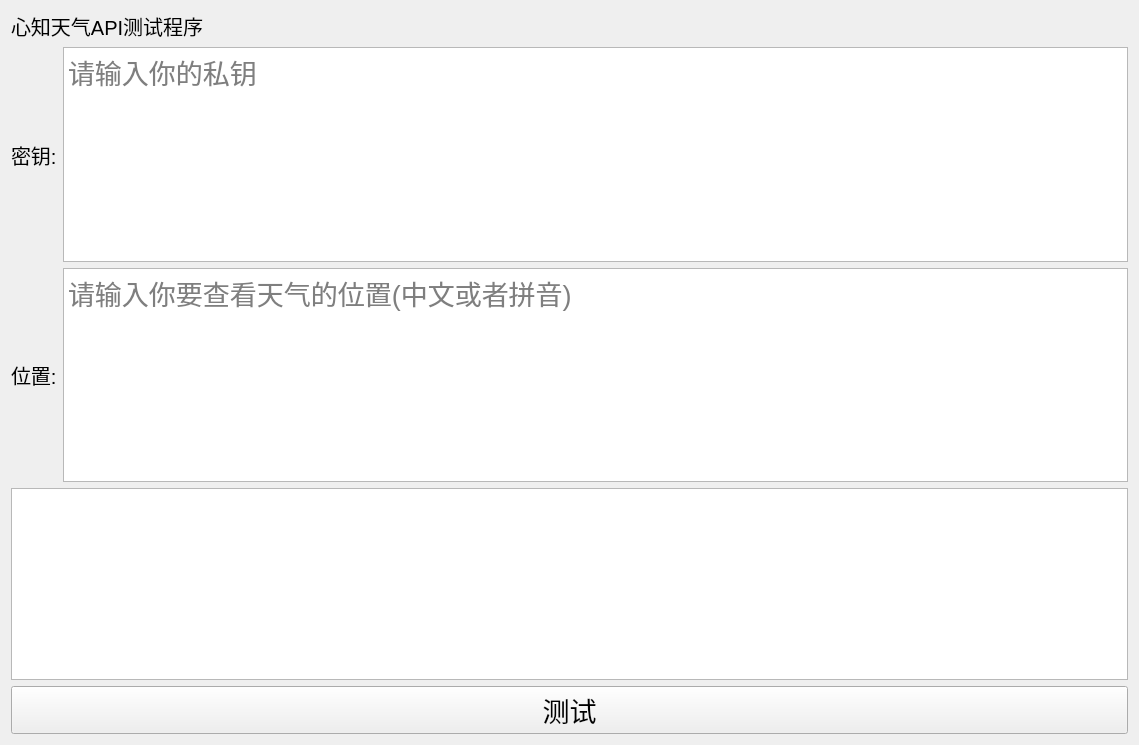
<?xml version="1.0" encoding="UTF-8"?>
<ui version="4.0">
 <class>Form</class>
 <widget class="QWidget" name="Form">
  <property name="geometry">
   <rect>
    <x>0</x>
    <y>0</y>
    <width>1139</width>
    <height>745</height>
   </rect>
  </property>
  <property name="windowTitle">
   <string>心知天气API接口测试</string>
  </property>
  <property name="windowIcon">
   <iconset>
    <normaloff>../../../033-sun.png</normaloff>../../../033-sun.png</iconset>
  </property>
  <layout class="QVBoxLayout" name="verticalLayout_2">
   <item>
    <widget class="QLabel" name="label_3">
     <property name="font">
      <font>
       <pointsize>15</pointsize>
      </font>
     </property>
     <property name="text">
      <string>心知天气API测试程序</string>
     </property>
    </widget>
   </item>
   <item>
    <layout class="QHBoxLayout" name="horizontalLayout">
     <item>
      <widget class="QLabel" name="label">
       <property name="font">
        <font>
         <pointsize>15</pointsize>
        </font>
       </property>
       <property name="text">
        <string>密钥:</string>
       </property>
      </widget>
     </item>
     <item>
      <widget class="QTextEdit" name="textEdit">
       <property name="font">
        <font>
         <pointsize>20</pointsize>
        </font>
       </property>
       <property name="placeholderText">
        <string>请输入你的私钥</string>
       </property>
      </widget>
     </item>
    </layout>
   </item>
   <item>
    <layout class="QHBoxLayout" name="horizontalLayout_2">
     <item>
      <widget class="QLabel" name="label_2">
       <property name="font">
        <font>
         <pointsize>15</pointsize>
        </font>
       </property>
       <property name="text">
        <string>位置:</string>
       </property>
      </widget>
     </item>
     <item>
      <widget class="QTextEdit" name="textEdit_2">
       <property name="font">
        <font>
         <pointsize>20</pointsize>
        </font>
       </property>
       <property name="placeholderText">
        <string>请输入你要查看天气的位置(中文或者拼音)</string>
       </property>
      </widget>
     </item>
    </layout>
   </item>
   <item>
    <layout class="QVBoxLayout" name="verticalLayout">
     <item>
      <widget class="QTextBrowser" name="textBrowser">
       <property name="font">
        <font>
         <pointsize>12</pointsize>
        </font>
       </property>
      </widget>
     </item>
     <item>
      <widget class="QPushButton" name="pushButton">
       <property name="font">
        <font>
         <pointsize>20</pointsize>
        </font>
       </property>
       <property name="text">
        <string>测试</string>
       </property>
      </widget>
     </item>
    </layout>
   </item>
  </layout>
 </widget>
 <resources/>
 <connections/>
</ui>
